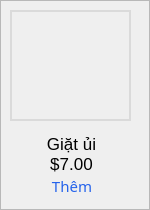
           <widget class="QFrame" name="frmServiceRow5">
            <property name="sizePolicy">
             <sizepolicy hsizetype="Preferred" vsizetype="Preferred">
              <horstretch>0</horstretch>
              <verstretch>0</verstretch>
             </sizepolicy>
            </property>
            <property name="minimumSize">
             <size>
              <width>0</width>
              <height>50</height>
             </size>
            </property>
            <property name="styleSheet">
             <string notr="true">#frame_30 {
	background-color: transparent;
	border:1px;
}</string>
            </property>
            <property name="frameShape">
             <enum>QFrame::StyledPanel</enum>
            </property>
            <property name="frameShadow">
             <enum>QFrame::Raised</enum>
            </property>
            <widget class="QLabel" name="lblServiceRow4Icon">
             <property name="geometry">
              <rect>
               <x>10</x>
               <y>10</y>
               <width>121</width>
               <height>111</height>
              </rect>
             </property>
             <property name="styleSheet">
              <string notr="true">QLabel {
	border: 2px solid #DADADA;
}</string>
             </property>
             <property name="text">
              <string/>
             </property>
             <property name="pixmap">
              <pixmap>C:/Administrator/Downloads/project/images/giatui.png</pixmap>
             </property>
             <property name="scaledContents">
              <bool>true</bool>
             </property>
            </widget>
            <widget class="QPushButton" name="btnServiceRow4Add">
             <property name="geometry">
              <rect>
               <x>40</x>
               <y>170</y>
               <width>61</width>
               <height>31</height>
              </rect>
             </property>
             <property name="font">
              <font>
               <family>Montserrat</family>
               <pointsize>11</pointsize>
               <weight>50</weight>
               <bold>false</bold>
              </font>
             </property>
             <property name="cursor">
              <cursorShape>PointingHandCursor</cursorShape>
             </property>
             <property name="styleSheet">
              <string notr="true">QPushButton {
	font-family: &quot;Montserrat&quot;;
	font-size:11pt;
	color: #2563EB;
	font-weight:400;
	background-color:transparent;
	border:1px;
	border-radius:5px;
	padding-left:3px;
}
QPushButton:hover {
	text-decoration: underline;
}</string>
             </property>
             <property name="text">
              <string>Thêm</string>
             </property>
            </widget>
            <widget class="QLabel" name="lblServiceRow4Name">
             <property name="geometry">
              <rect>
               <x>0</x>
               <y>130</y>
               <width>141</width>
               <height>31</height>
              </rect>
             </property>
             <property name="styleSheet">
              <string notr="true">QLabel {
	font-family: &quot;Montserrat&quot;;
	font-size: 13pt;
	font-weight:400;
	background-color:transparent;
	border:1px;
	padding-left: 2px;
	padding-bottom:3px;
}</string>
             </property>
             <property name="text">
              <string>Giặt ủi</string>
             </property>
             <property name="textFormat">
              <enum>Qt::PlainText</enum>
             </property>
             <property name="alignment">
              <set>Qt::AlignCenter</set>
             </property>
            </widget>
            <widget class="QLabel" name="lblServiceRow4Price">
             <property name="geometry">
              <rect>
               <x>0</x>
               <y>150</y>
               <width>141</width>
               <height>31</height>
              </rect>
             </property>
             <property name="styleSheet">
              <string notr="true">QLabel {
	font-family: &quot;Montserrat&quot;;
	font-size: 13pt;
	font-weight:400;
	background-color:transparent;
	border:1px;
	padding-left: 2px;
	padding-bottom:3px;
}</string>
             </property>
             <property name="text">
              <string>$7.00</string>
             </property>
             <property name="alignment">
              <set>Qt::AlignCenter</set>
             </property>
            </widget>
           </widget>
